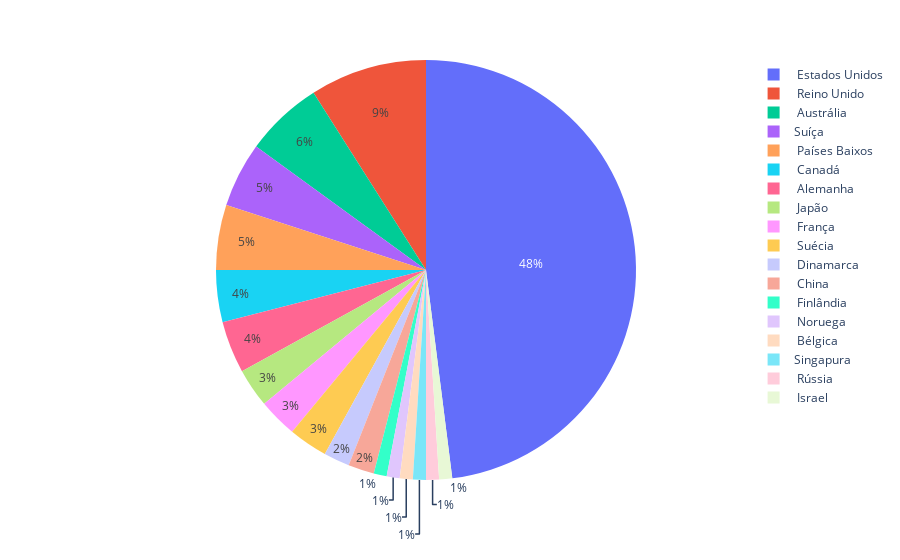

Notebook code for this chart:
### Code cell
px.pie(universidades,'país')

### Figure 1 — Plotly figure (JSON) as saved in the notebook; plotly's stock layout.template omitted (floating-point values rounded to 4 significant figures)
{"data": [{"domain": {"x": [0, 1], "y": [0, 1]}, "hovertemplate": "país=%{label}<extra></extra>", "labels": [" Estados Unidos", " Estados Unidos", " Reino Unido", " Estados Unidos", " Estados Unidos", " Estados Unidos", " Reino Unido", " Estados Unidos", " Estados Unidos", " Estados Unidos", " Estados Unidos", " Estados Unidos", " Estados Unidos", " Estados Unidos", " Estados Unidos", " Reino Unido", " Estados Unidos", " Estados Unidos", "Suíça", " Estados Unidos", " Estados Unidos", " Estados Unidos", " Canadá", " Japão", " Estados Unidos", " Estados Unidos", " Reino Unido", " Estados Unidos", " Estados Unidos", " Dinamarca", " Canadá", " Reino Unido", " Estados Unidos", " Estados Unidos", " Japão", " Estados Unidos", " Estados Unidos", " Reino Unido", " Austrália", " França", " França", " Alemanha", " Estados Unidos", " Suécia", " Estados Unidos", " Reino Unido", " Países Baixos", " Estados Unidos", " China", " Alemanha", " Estados Unidos", " Estados Unidos", " Estados Unidos", " Estados Unidos", " Austrália", " Finlândia", " Alemanha", "Suíça", " Países Baixos", "Suíça", " Reino Unido", " Noruega", " Suécia", " Estados Unidos", " Dinamarca", " Canadá", " Canadá", " Estados Unidos", " França", " Países Baixos", " Estados Unidos", " China", " Países Baixos", " Estados Unidos", " Suécia", "Suíça", " Estados Unidos", " Austrália", " Estados Unidos", " Estados Unidos", " Estados Unidos", " Estados Unidos", " Austrália", " Japão", " Estados Unidos", " Estados Unidos", " Estados Unidos", " Países Baixos", " Estados Unidos", " Bélgica", " Austrália", "Singapura", " Rússia", " Israel", "Suíça", " Alemanha", " Austrália", " Estados Unidos", " Reino Unido", " Estados Unidos"], "legendgroup": "", "name": "", "showlegend": true, "type": "pie"}], "layout": {"legend": {"tracegroupgap": 0}, "margin": {"t": 60}}}
